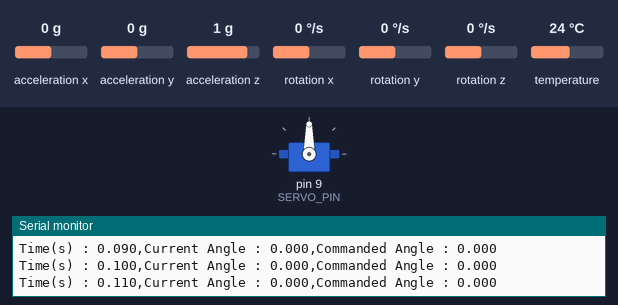
A sketch run on a simulated Arduino Uno, built with avr-gcc and run on an emulated ATmega328P. Parts: servo, the last lines printed to the serial monitor. The inputs (shaded band) are chosen by the test bench; at power-on: acceleration x 0 g, acceleration y 0 g, acceleration z 1 g, rotation x 0 °/s, rotation y 0 °/s, rotation z 0 °/s, temperature 24 °C.

Above: at 9.1 s.
9.2 s: acceleration x set to 0.3 g
At 10.2 s:
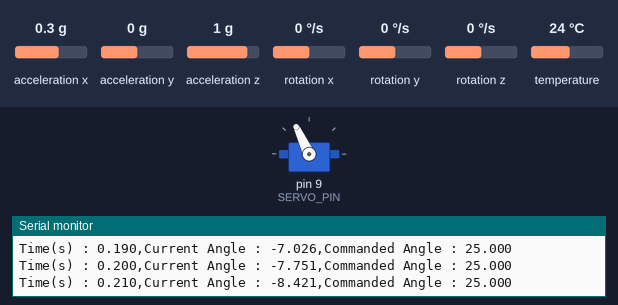
11.1 s: acceleration x set to -0.8 g
At 12.9 s:
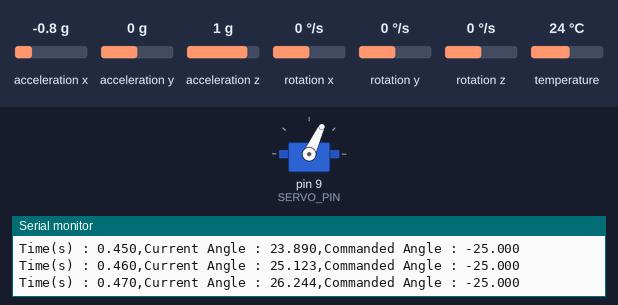
13.2 s: acceleration x set to -0.1 g
16.2 s: acceleration x set to 0.1 g
At 18.28 s:
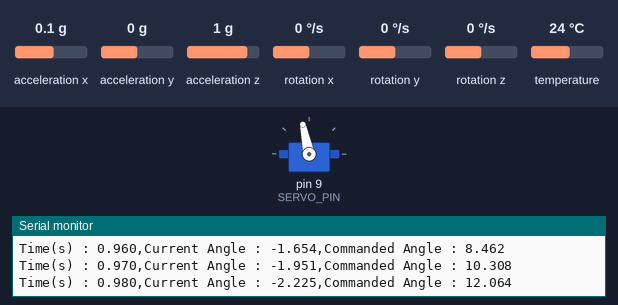
Timing chart, 0 to 20.2 s (numbered marks = the images above; inputs shaded):
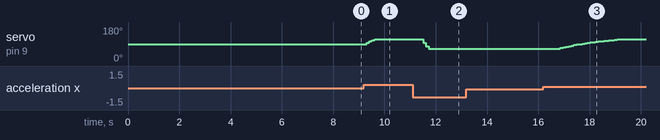

The sketch:

Leveling_Platform_Controller.ino
```cpp
#include <Wire.h>
#include <Adafruit_MPU6050.h>
#include <Adafruit_Sensor.h>
#include <Servo.h>
#include <math.h>

// controller parameters
static const float Ts   = 0.01f;            // 10 ms (100 Hz)
static const float Kp   = 5.520505348f;     // proportional gain
static const float Ki   = 10.785968954f;    // integral gain
static const float UMIN = -25.0f;           // servo command clamp [deg]
static const float UMAX =  25.0f;


static const int   SERVO_PIN    = 9;
static const float SERVO_CENTER = 90.0f;    // neutral angle
static const float SERVO_MIN    = 0.0f;
static const float SERVO_MAX    = 180.0f;

static const int   CALIB_SAMPLES = 600;     // ~6s at 100 Hz for zero offset
static const int   WARMUP_MS     = 300;     // let MPU settle


Adafruit_MPU6050 mpu;
Servo servo;

volatile unsigned long nextTickMicros;
float xI = 0.0f;             // integrator state
float u_deg = 0.0f;          // control output
float angle_deg = 0.0f;      // measured platform angle
float zero_offset = 0.0f;    // measured at startup
float tsec = 0.0f;

// clamping the output to the range (-25,+25) to keep the system linear
static inline float clampf(float v, float lo, float hi) {
  if (v < lo) return lo;
  if (v > hi) return hi;
  return v;
}

bool initMPU() {
  if (!mpu.begin()) return false;
  // low pass for accelerometer to reduce noice
  mpu.setAccelerometerRange(MPU6050_RANGE_4_G);
  mpu.setFilterBandwidth(MPU6050_BAND_21_HZ);
  mpu.setGyroRange(MPU6050_RANGE_250_DEG);
  delay(WARMUP_MS);
  return true;
}

float readAngleDeg();

void calibrateZero() {
  double sum = 0.0;
  for (int i = 0; i < CALIB_SAMPLES; ++i) {
    sum += readAngleDeg();
    delay((int)(Ts * 1000));
  }
  zero_offset = (float)(sum / CALIB_SAMPLES);
}

// Kalman Filter for X
float kalmanFilterX(float measurement) {
  static float kalman_x = 0.0f;   // Initial estimate
  static float P_x = 1.0f;        // Initial estimate uncertainty
  const float Q_x = 0.008f;       // Process noise
  const float R_x = 1.4f;         // Measurement noise

  // Prediction update
  P_x += Q_x;

  // Kalman gain
  float K = P_x / (P_x + R_x);

  // Update estimate
  kalman_x = kalman_x + K * (measurement - kalman_x);

  // Update error covariance
  P_x = (1.0f - K) * P_x;

  return kalman_x;
}

// Kalman filter for Y
float kalmanFilterY(float measurement) {
  static float kalman_y = 0.0f;
  static float P_y = 1.0f;
  const float Q_y = 0.008f;
  const float R_y = 1.4f;

  P_y += Q_y;
  float K = P_y / (P_y + R_y);
  kalman_y = kalman_y + K * (measurement - kalman_y);
  P_y = (1.0f - K) * P_y;

  return kalman_y;
}

// Kalman filter for Z
float kalmanFilterZ(float measurement) {
  static float kalman_z = 0.0f;
  static float P_z = 1.0f;
  const float Q_z = 0.008f;
  const float R_z = 1.4f;

  P_z += Q_z;
  float K = P_z / (P_z + R_z);
  kalman_z = kalman_z + K * (measurement - kalman_z);
  P_z = (1.0f - K) * P_z;

  return kalman_z;
}

float readAngleDeg() {
  sensors_event_t a, g, temp;
  mpu.getEvent(&a, &g, &temp);

  float ax = a.acceleration.x;
  float ay = a.acceleration.y;
  float az = a.acceleration.z;

  float filt_ax = kalmanFilterX(ax);
  float filt_ay = kalmanFilterY(ay);
  float filt_az = kalmanFilterZ(az);

  float ang;
  ang = atan2f(-filt_ax, filt_az) * 180.0f / PI;
  return ang;
}

void setup() {
  Serial.begin(115200);
  while (!Serial) {}

  if (!initMPU()) {
    Serial.println(F("MPU6050 not found. Check wiring and I2C address."));
    while (1) { delay(10); }
  }

  servo.attach(SERVO_PIN);

  Serial.println(F("Calibrating level... keep platform level and still."));
  calibrateZero();
  Serial.print(F("Zero offset (deg): ")); Serial.println(zero_offset, 3);

  nextTickMicros = micros() + (unsigned long)(Ts * 1e6f);
}

void loop() {
  // 100 Hz scheduler
  unsigned long now = micros();
  if ((long)(now - nextTickMicros) < 0) return;
  nextTickMicros += (unsigned long)(Ts * 1e6f);
  tsec += Ts;

  // Setpoint (level)
  const float r_deg = 0.0f;

  // Measurement
  angle_deg = readAngleDeg() - zero_offset;

  // PI control with anti-windup
  float e = r_deg - angle_deg;

  // small deadband to reduce chatter
  if (fabsf(e) < 0.2f) e = 0.0f;

  float up = Kp * e;

  // integral update
  float xI_cand = xI + e * Ts;
  float ui_cand = Ki * xI_cand;

  // pre-saturation control
  float u_unsat = up + ui_cand;

  float u_sat = clampf(u_unsat, UMIN, UMAX);

  // anti-windup: block integration if we're pushing further into saturation
  bool pushing_high = (u_unsat > UMAX) && (e > 0.0f);
  bool pushing_low  = (u_unsat < UMIN) && (e < 0.0f);
  if (!(pushing_high || pushing_low)) {
    xI = xI_cand;
  }

  // Use the saturated control for the actuator
  u_deg = u_sat;

  delay(100);

  // Command servo
  float servo_cmd = SERVO_CENTER + u_deg;   // 90° +/- u_deg
  servo_cmd = clampf(servo_cmd, SERVO_MIN, SERVO_MAX);
  servo.write((int)(servo_cmd + 0.5f));

  // Log for Serial Plotter
  Serial.print("Time(s) : "); Serial.print(tsec, 3); Serial.print(',');
  Serial.print("Current Angle : "); Serial.print(angle_deg, 3);   Serial.print(',');
  Serial.print("Commanded Angle : "); Serial.println(u_deg, 3);
}
```

Measured:
- the behaviour switches between 0 and 0.1 g on acceleration x (found by bisection; images 2 and 3)
- after the input at 9.2 s, servo on pin 9 (SERVO_PIN): 90° → 97° after 0.10 s, → 104° 0.10 s later, → 110° 0.10 s later, → 115° 0.10 s later
- after the input at 11.1 s, servo on pin 9 (SERVO_PIN): 115° → 97° after 0.41 s, → 78° 0.10 s later, → 65° 0.10 s later
- after the input at 16.2 s, servo on pin 9 (SERVO_PIN): moves from 65° to 115° over 2.4 s, starting after 0.56 s
